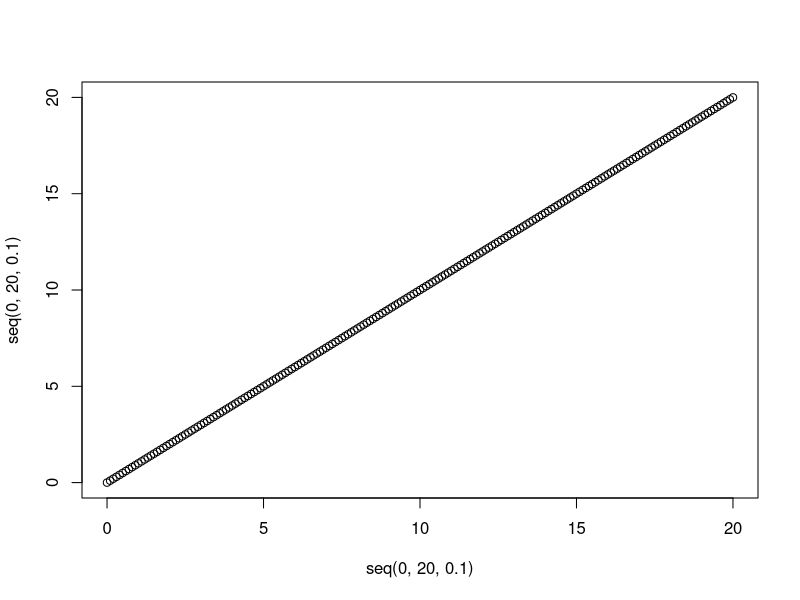

Here is the R script that generated this plot:
## ---- chunk 1
plot(seq(0,20,.1),seq(0,20,.1))
